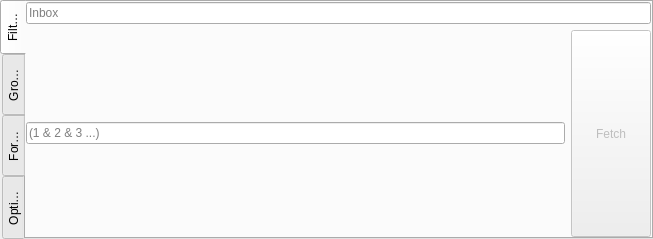
<?xml version="1.0" encoding="UTF-8"?>
<ui version="4.0">
 <class>tabWidget</class>
 <widget class="QTabWidget" name="tabWidget">
  <property name="geometry">
   <rect>
    <x>0</x>
    <y>0</y>
    <width>653</width>
    <height>239</height>
   </rect>
  </property>
  <property name="sizePolicy">
   <sizepolicy hsizetype="Expanding" vsizetype="Expanding">
    <horstretch>0</horstretch>
    <verstretch>0</verstretch>
   </sizepolicy>
  </property>
  <property name="tabPosition">
   <enum>QTabWidget::West</enum>
  </property>
  <property name="tabShape">
   <enum>QTabWidget::Rounded</enum>
  </property>
  <property name="currentIndex">
   <number>0</number>
  </property>
  <property name="elideMode">
   <enum>Qt::ElideRight</enum>
  </property>
  <property name="tabBarAutoHide">
   <bool>true</bool>
  </property>
  <widget class="QWidget" name="tabFilters">
   <property name="sizePolicy">
    <sizepolicy hsizetype="MinimumExpanding" vsizetype="MinimumExpanding">
     <horstretch>0</horstretch>
     <verstretch>0</verstretch>
    </sizepolicy>
   </property>
   <attribute name="title">
    <string>Filters</string>
   </attribute>
   <layout class="QVBoxLayout" name="filterLayout" stretch="1,0,0">
    <property name="leftMargin">
     <number>0</number>
    </property>
    <property name="topMargin">
     <number>0</number>
    </property>
    <property name="rightMargin">
     <number>0</number>
    </property>
    <property name="bottomMargin">
     <number>0</number>
    </property>
    <item>
     <layout class="QVBoxLayout" name="filterTableLayout">
      <property name="leftMargin">
       <number>0</number>
      </property>
      <property name="topMargin">
       <number>0</number>
      </property>
      <property name="rightMargin">
       <number>0</number>
      </property>
      <property name="bottomMargin">
       <number>0</number>
      </property>
     </layout>
    </item>
    <item>
     <widget class="QLineEdit" name="selectEdit">
      <property name="placeholderText">
       <string>Inbox</string>
      </property>
      <property name="clearButtonEnabled">
       <bool>true</bool>
      </property>
     </widget>
    </item>
    <item>
     <layout class="QHBoxLayout" name="filterLogicLayout" stretch="1,0">
      <item>
       <widget class="QLineEdit" name="logicBox">
        <property name="toolTip">
         <string>Use the labels to construct custom logic ( default is to 'and' all of the filters.)
Valid operators are: '&amp;', '&amp;&amp;', '|', '||', 'and', 'or'. Use 'not' or '!' to negate, and () to group.</string>
        </property>
        <property name="placeholderText">
         <string>(1 &amp; 2 &amp; 3 ...)</string>
        </property>
        <property name="clearButtonEnabled">
         <bool>true</bool>
        </property>
       </widget>
      </item>
      <item>
       <widget class="QPushButton" name="fetchButton">
        <property name="enabled">
         <bool>false</bool>
        </property>
        <property name="sizePolicy">
         <sizepolicy hsizetype="Minimum" vsizetype="Minimum">
          <horstretch>0</horstretch>
          <verstretch>0</verstretch>
         </sizepolicy>
        </property>
        <property name="toolTip">
         <string>Fetch E-Mails based on these critereon</string>
        </property>
        <property name="text">
         <string>Fetch</string>
        </property>
       </widget>
      </item>
     </layout>
    </item>
   </layout>
  </widget>
  <widget class="QWidget" name="tabGroups">
   <property name="sizePolicy">
    <sizepolicy hsizetype="Expanding" vsizetype="Expanding">
     <horstretch>0</horstretch>
     <verstretch>0</verstretch>
    </sizepolicy>
   </property>
   <attribute name="title">
    <string>Groups</string>
   </attribute>

   <layout class="QVBoxLayout" name="null">
    <item>

<widget class="QSplitter" name="horizontalLayout">
      <property name="sizePolicy">
       <sizepolicy hsizetype="Expanding" vsizetype="Expanding">
        <horstretch>0</horstretch>
        <verstretch>0</verstretch>
       </sizepolicy>
      </property>
      <property name="orientation">
       <enum>Qt::Horizontal</enum>
      </property>
      <property name="childrenCollapsible">
       <bool>false</bool>
      </property>

   <!-- <layout class="QHBoxLayout" name="horizontalLayout" stretch="1,0,0"> -->
    <!-- <property name="leftMargin">
     <number>0</number>
    </property>
    <property name="topMargin">
     <number>0</number>
    </property>
    <property name="rightMargin">
     <number>0</number>
    </property>
    <property name="bottomMargin">
     <number>0</number>
    </property> -->



    <!-- <item> -->
     <widget class="QWidget" name="browserWidget" native="true">
      <property name="enabled">
       <bool>false</bool>
      </property>
      <property name="sizePolicy">
       <sizepolicy hsizetype="Expanding" vsizetype="Expanding">
        <horstretch>0</horstretch>
        <verstretch>0</verstretch>
       </sizepolicy>
      </property>
      <layout class="QVBoxLayout" name="browserLayout">
       <property name="leftMargin">
        <number>0</number>
       </property>
       <property name="topMargin">
        <number>0</number>
       </property>
       <property name="rightMargin">
        <number>0</number>
       </property>
       <property name="bottomMargin">
        <number>0</number>
       </property>
       <item>
        <widget class="QComboBox" name="mailSelector">
         <property name="sizePolicy">
          <sizepolicy hsizetype="Expanding" vsizetype="Minimum">
           <horstretch>0</horstretch>
           <verstretch>0</verstretch>
          </sizepolicy>
         </property>
         <property name="toolTip">
          <string>Select an E-Mail to operate on</string>
         </property>
        </widget>
       </item>
       <item>
        <widget class="QTextBrowser" name="mailBrowser">
         <property name="sizePolicy">
          <sizepolicy hsizetype="Expanding" vsizetype="Expanding">
           <horstretch>0</horstretch>
           <verstretch>0</verstretch>
          </sizepolicy>
         </property>
         <property name="toolTip">
          <string>Emails show up here after being fetched.</string>
         </property>
         <property name="lineWrapMode">
          <enum>QTextEdit::WidgetWidth</enum>
         </property>
         <property name="textInteractionFlags">
          <set>Qt::TextSelectableByKeyboard|Qt::TextSelectableByMouse</set>
         </property>
         <property name="placeholderText">
          <string>No Email Available</string>
         </property>
         <property name="openLinks">
          <bool>false</bool>
         </property>
        </widget>
       </item>
      </layout>
     </widget>
    <!-- </item> -->




    <widget class="QWidget" name="efgh">
    <layout class="QHBoxLayout" name="abcd"  stretch="0,0">
      <property name="leftMargin">
           <number>0</number>
          </property>
          <property name="topMargin">
           <number>0</number>
          </property>
          <property name="rightMargin">
           <number>0</number>
          </property>
          <property name="bottomMargin">
           <number>0</number>
          </property>

    <item>
     <widget class="QWidget" name="groupListWidget" native="true">
      <!-- <property name="sizePolicy">
       <sizepolicy hsizetype="Expanding" vsizetype="Preferred">
        <horstretch>0</horstretch>
        <verstretch>0</verstretch>
       </sizepolicy>
      </property> -->
      <layout class="QVBoxLayout" name="verticalLayout_3">
       <property name="leftMargin">
        <number>0</number>
       </property>
       <property name="topMargin">
        <number>0</number>
       </property>
       <property name="rightMargin">
        <number>0</number>
       </property>
       <property name="bottomMargin">
        <number>0</number>
       </property>
       <item>
        <widget class="QListWidget" name="groupList">
         <property name="sizePolicy">
          <sizepolicy hsizetype="Expanding" vsizetype="Expanding">
           <horstretch>0</horstretch>
           <verstretch>0</verstretch>
          </sizepolicy>
         </property>
         <property name="editTriggers">
          <set>QAbstractItemView::DoubleClicked|QAbstractItemView::EditKeyPressed</set>
         </property>
         <property name="tabKeyNavigation">
          <bool>true</bool>
         </property>
         <property name="alternatingRowColors">
          <bool>true</bool>
         </property>
         <property name="selectionMode">
          <enum>QAbstractItemView::SingleSelection</enum>
         </property>
         <property name="selectionBehavior">
          <enum>QAbstractItemView::SelectRows</enum>
         </property>
        </widget>
       </item>
       <item>
        <layout class="QHBoxLayout" name="horizontalLayout_2">
         <property name="spacing">
          <number>0</number>
         </property>
         <property name="bottomMargin">
          <number>0</number>
         </property>
         <item>
          <spacer name="horizontalSpacer">
           <property name="orientation">
            <enum>Qt::Horizontal</enum>
           </property>
           <property name="sizeType">
            <enum>QSizePolicy::MinimumExpanding</enum>
           </property>
           <property name="sizeHint" stdset="0">
            <size>
             <width>20</width>
             <height>20</height>
            </size>
           </property>
          </spacer>
         </item>
         <item>
          <widget class="QToolButton" name="removeGroup">
           <property name="toolTip">
            <string>Remove this group</string>
           </property>
          </widget>
         </item>
         <item>
          <widget class="QToolButton" name="addGroup">
           <property name="toolTip">
            <string>Add a new group</string>
           </property>
          </widget>
         </item>
        </layout>
       </item>
      </layout>
     </widget>
    </item>

    <item>
     <layout class="QVBoxLayout" name="verticalLayout_2">
      <property name="rightMargin">
       <number>0</number>
      </property>
      <property name="bottomMargin">
       <number>0</number>
      </property>
      <item>
       <widget class="QGroupBox" name="selectionBox">
        <property name="enabled">
         <bool>false</bool>
        </property>
        <property name="sizePolicy">
         <sizepolicy hsizetype="Minimum" vsizetype="Minimum">
          <horstretch>0</horstretch>
          <verstretch>0</verstretch>
         </sizepolicy>
        </property>
        <property name="title">
         <string>Selection</string>
        </property>
        <layout class="QVBoxLayout" name="verticalLayout_4">
         <property name="leftMargin">
          <number>0</number>
         </property>
         <property name="topMargin">
          <number>6</number>
         </property>
         <property name="rightMargin">
          <number>0</number>
         </property>
         <property name="bottomMargin">
          <number>0</number>
         </property>
         <item>
          <widget class="QPushButton" name="addSelection">
           <property name="toolTip">
            <string>Add selected text to this group</string>
           </property>
           <property name="text">
            <string>Add</string>
           </property>
          </widget>
         </item>
         <item>
          <widget class="QPushButton" name="removeSelection">
           <property name="toolTip">
            <string>Remove selected text from this group</string>
           </property>
           <property name="text">
            <string>Remove</string>
           </property>
          </widget>
         </item>
        </layout>
       </widget>
      </item>
      <item>
       <widget class="QGroupBox" name="groupBox">
        <property name="enabled">
         <bool>false</bool>
        </property>
        <property name="sizePolicy">
         <sizepolicy hsizetype="Minimum" vsizetype="Minimum">
          <horstretch>0</horstretch>
          <verstretch>0</verstretch>
         </sizepolicy>
        </property>
        <property name="title">
         <string>Group</string>
        </property>
        <layout class="QVBoxLayout" name="verticalLayout_5">
         <property name="leftMargin">
          <number>0</number>
         </property>
         <property name="topMargin">
          <number>6</number>
         </property>
         <property name="rightMargin">
          <number>0</number>
         </property>
         <property name="bottomMargin">
          <number>0</number>
         </property>
         <item>
          <widget class="QPushButton" name="selectGroup">
           <property name="toolTip">
            <string>Select portions of text contained in this group</string>
           </property>
           <property name="text">
            <string>Select</string>
           </property>
          </widget>
         </item>
         <item>
          <widget class="QPushButton" name="clearGroup">
           <property name="toolTip">
            <string>Clear all portions of text from this group (for this one email)</string>
           </property>
           <property name="text">
            <string>Clear</string>
           </property>
          </widget>
         </item>
        </layout>
       </widget>
      </item>
      <item>
       <spacer name="verticalSpacer">
        <property name="orientation">
         <enum>Qt::Vertical</enum>
        </property>
        <property name="sizeType">
         <enum>QSizePolicy::Expanding</enum>
        </property>
        <property name="sizeHint" stdset="0">
         <size>
          <width>20</width>
          <height>40</height>
         </size>
        </property>
       </spacer>
      </item>
     </layout>
    </item>
  </layout>
</widget>

</widget>

   </item>
 </layout>
   <!-- </layout> -->
  </widget>
  <widget class="QWidget" name="tabFormat">
   <property name="sizePolicy">
    <sizepolicy hsizetype="Expanding" vsizetype="MinimumExpanding">
     <horstretch>0</horstretch>
     <verstretch>0</verstretch>
    </sizepolicy>
   </property>
   <attribute name="title">
    <string>Format</string>
   </attribute>
   <layout class="QVBoxLayout" name="formatLayout">
    <property name="leftMargin">
     <number>0</number>
    </property>
    <property name="topMargin">
     <number>0</number>
    </property>
    <property name="rightMargin">
     <number>0</number>
    </property>
    <property name="bottomMargin">
     <number>0</number>
    </property>
    <item>
     <widget class="QLabel" name="formatInstructions">
      <property name="text">
       <string>&lt;html&gt;&lt;head/&gt;&lt;body&gt;&lt;p&gt;Type your desired output format here. For each email matched by the filters, this document will be printed to the report. References to groups in the format &lt;span style=&quot; font-weight:600;&quot;&gt;$GROUPNAME$&lt;/span&gt; will be replaced with &lt;span style=&quot; font-weight:600;&quot;&gt;GROUPNAME&lt;/span&gt;'s respective text at generation.&lt;/p&gt;&lt;/body&gt;&lt;/html&gt;</string>
      </property>
      <property name="textFormat">
       <enum>Qt::RichText</enum>
      </property>
      <property name="wordWrap">
       <bool>true</bool>
      </property>
     </widget>
    </item>
   </layout>
  </widget>
  <widget class="QWidget" name="tabOptions">
   <property name="sizePolicy">
    <sizepolicy hsizetype="MinimumExpanding" vsizetype="MinimumExpanding">
     <horstretch>0</horstretch>
     <verstretch>0</verstretch>
    </sizepolicy>
   </property>
   <attribute name="title">
    <string>Options</string>
   </attribute>
   <layout class="QGridLayout" name="form">
    <property name="leftMargin">
     <number>6</number>
    </property>
    <property name="topMargin">
     <number>6</number>
    </property>
    <property name="rightMargin">
     <number>6</number>
    </property>
    <property name="bottomMargin">
     <number>6</number>
    </property>
    <item row="1" column="0">
     <widget class="QLabel" name="label_4">
      <property name="text">
       <string>Ignore Images</string>
      </property>
     </widget>
    </item>
    <item row="0" column="1">
     <widget class="QCheckBox" name="contextCheck">
      <property name="toolTip">
       <string>Setting this to &lt;b&gt;true&lt;/b&gt; automatically adds 'SINCE' and 'BEFORE' filters when appropriate, according to the context.</string>
      </property>
      <property name="text">
       <string/>
      </property>
      <property name="checked">
       <bool>false</bool>
      </property>
     </widget>
    </item>
    <item row="3" column="0">
     <spacer name="verticalSpacer_2">
      <property name="orientation">
       <enum>Qt::Vertical</enum>
      </property>
      <property name="sizeHint" stdset="0">
       <size>
        <width>20</width>
        <height>40</height>
       </size>
      </property>
     </spacer>
    </item>
    <item row="1" column="1">
     <widget class="QCheckBox" name="imageCheck">
      <property name="toolTip">
       <string>Setting this to &lt;b&gt;true&lt;/b&gt; will ignore images in emails.</string>
      </property>
      <property name="text">
       <string/>
      </property>
     </widget>
    </item>
    <item row="2" column="0">
     <widget class="QLabel" name="label_6">
      <property name="text">
       <string>Message Delimiter</string>
      </property>
     </widget>
    </item>
    <item row="2" column="1">
     <widget class="QLineEdit" name="delimeterEdit">
      <property name="sizePolicy">
       <sizepolicy hsizetype="Minimum" vsizetype="Fixed">
        <horstretch>0</horstretch>
        <verstretch>0</verstretch>
       </sizepolicy>
      </property>
      <property name="toolTip">
       <string>Delimiter to appear between emails. HTML will appear as HTML in the generated document.</string>
      </property>
      <property name="placeholderText">
       <string>No Delimiter</string>
      </property>
      <property name="clearButtonEnabled">
       <bool>true</bool>
      </property>
     </widget>
    </item>
    <item row="0" column="0">
     <widget class="QLabel" name="label">
      <property name="text">
       <string>Honour Context</string>
      </property>
     </widget>
    </item>
   </layout>
  </widget>
 </widget>
 <resources/>
 <connections/>
</ui>
